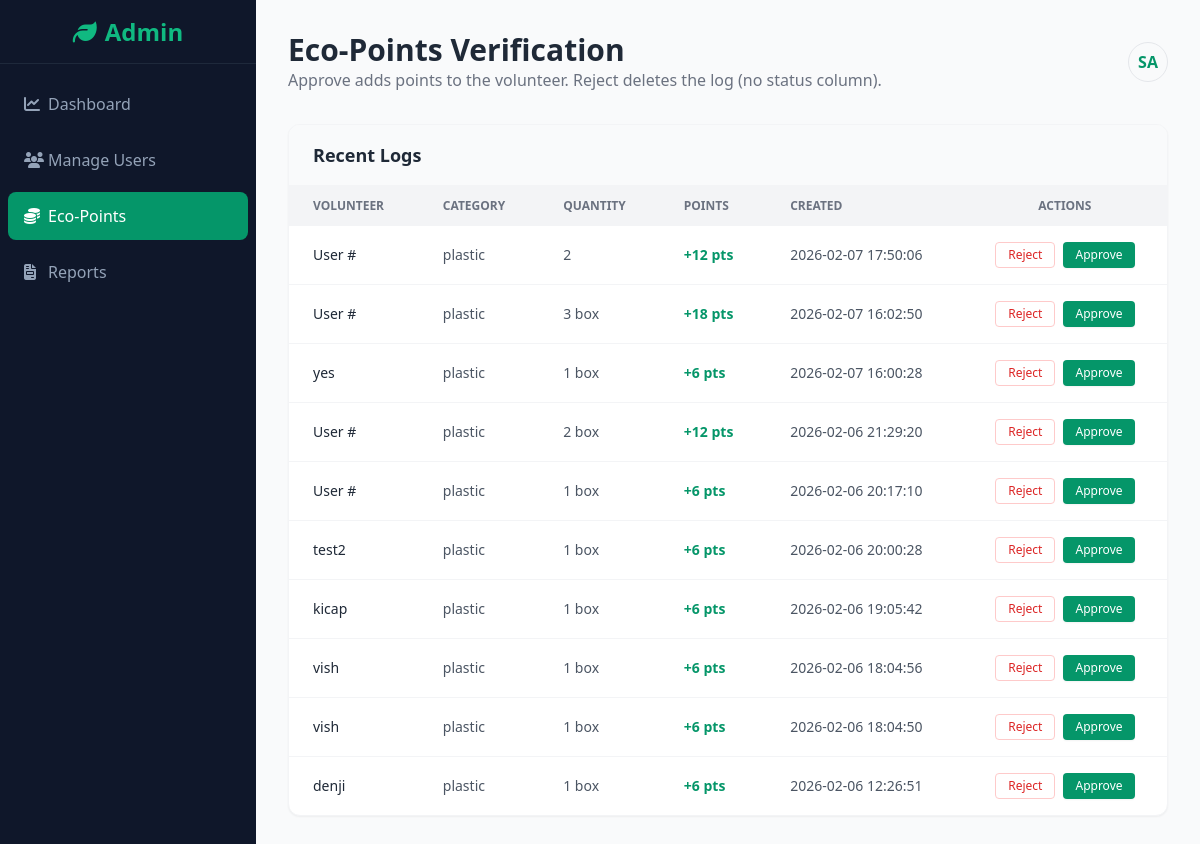
The page /adminecopoints.php (signed in) on the database its author committed.
### tables this page shows
CREATE TABLE `recycling_logs` (
  `id` int(11) NOT NULL,
  `volunteer_id` int(11) DEFAULT NULL,
  `student_id` int(11) DEFAULT NULL,
  `category` varchar(30) NOT NULL,
  `quantity` varchar(60) NOT NULL,
  `points` int(11) NOT NULL DEFAULT 0,
  `proof_path` varchar(255) DEFAULT NULL,
  `created_at` timestamp NOT NULL DEFAULT current_timestamp()
);

CREATE TABLE `users` (
  `id` int(11) NOT NULL,
  `name` varchar(100) NOT NULL,
  `email` varchar(150) NOT NULL,
  `password_hash` varchar(255) NOT NULL,
  `role` enum('student','volunteer','organiser','organizer','admin') NOT NULL,
  `points` int(11) NOT NULL DEFAULT 0,
  `created_at` timestamp NOT NULL DEFAULT current_timestamp()
);

### adminecopoints.php (the view, shortened to what this page needs)
<?php
require_once __DIR__ . "/includes/db.php";
$stmt = $pdo->query("
    SELECT rl.*, u.name AS volunteer_name
    FROM recycling_logs rl
    LEFT JOIN users u ON u.id = rl.volunteer_id
    ORDER BY rl.created_at DESC
    LIMIT 30
");
$rows = $stmt->fetchAll(PDO::FETCH_ASSOC);
?>
<!DOCTYPE html>
<html lang="en">
<head>
    <script src="https://cdn.tailwindcss.com"></script>
    <link rel="stylesheet" href="https://cdnjs.cloudflare.com/ajax/libs/font-awesome/6.4.0/css/all.min.css">
</head>
<body class="bg-gray-50 text-gray-800 font-sans">
<div class="flex h-screen overflow-hidden">
    <aside class="w-64 bg-slate-900 text-white flex flex-col fixed h-full transition-all duration-300">
        <div class="h-16 flex items-center justify-center border-b border-slate-800">
            <h1 class="text-2xl font-bold text-brand-500"><i class="fa-solid fa-leaf mr-2"></i>Admin</h1>
        </div>
        <nav class="flex-1 px-2 py-4 space-y-2">
            <a href="admindashboard.php" class="flex items-center px-4 py-3 text-slate-400 hover:bg-slate-800 hover:text-white rounded-lg transition-colors">
                <i class="fa-solid fa-chart-line w-6"></i> <span class="font-medium">Dashboard</span>
            </a>
            <a href="users.php" class="flex items-center px-4 py-3 text-slate-400 hover:bg-slate-800 hover:text-white rounded-lg transition-colors">
                <i class="fa-solid fa-users w-6"></i> <span class="font-medium">Manage Users</span>
            </a>
            <a href="adminecopoints.php" class="flex items-center px-4 py-3 bg-brand-600 text-white rounded-lg transition-colors">
                <i class="fa-solid fa-coins w-6"></i> <span class="font-medium">Eco-Points</span>
            </a>
            <a href="adminreports.php" class="flex items-center px-4 py-3 text-slate-400 hover:bg-slate-800 hover:text-white rounded-lg transition-colors">
                <i class="fa-solid fa-file-invoice w-6"></i> <span class="font-medium">Reports</span>
            </a>
        </nav>
    </aside>
    <main class="flex-1 ml-64 p-8 overflow-y-auto">
        <header class="flex justify-between items-center mb-8">
            <div>
                <h2 class="text-3xl font-bold text-gray-800">Eco-Points Verification</h2>
                <p class="text-gray-500">Approve adds points to the volunteer. Reject deletes the log (no status column).</p>
            </div>
            <div class="flex items-center gap-3">
                <div class="h-10 w-10 rounded-full bg-brand-100 flex items-center justify-center text-brand-600 font-bold border border-brand-200">SA</div>
            </div>
        </header>
        <div class="bg-white rounded-xl shadow-sm border border-gray-100 overflow-hidden">
            <div class="px-6 py-4 border-b border-gray-100 flex justify-between items-center bg-gray-50">
                <h3 class="font-bold text-gray-800 text-lg">Recent Logs</h3>
            </div>
            <div class="overflow-x-auto">
                <table class="w-full text-left text-sm text-gray-600">
                    <thead class="bg-gray-100 text-xs uppercase font-semibold text-gray-500">
                    <tr>
                        <th class="px-6 py-3">Volunteer</th>
                        <th class="px-6 py-3">Category</th>
                        <th class="px-6 py-3">Quantity</th>
                        <th class="px-6 py-3">Points</th>
                        <th class="px-6 py-3">Created</th>
                        <th class="px-6 py-3 text-center">Actions</th>
                    </tr>
                    </thead>
                    <tbody class="divide-y divide-gray-100">
                    <?php if (!empty($rows)): ?>
                        <?php foreach ($rows as $row): ?>
                            <tr class="hover:bg-gray-50 transition-colors">
                                <td class="px-6 py-4 font-medium text-gray-800">
                                    <?= htmlspecialchars($row["volunteer_name"] ?? ("User #".$row["volunteer_id"])) ?>
                                </td>
                                <td class="px-6 py-4"><?= htmlspecialchars($row["category"] ?? "") ?></td>
                                <td class="px-6 py-4"><?= htmlspecialchars($row["quantity"] ?? "") ?></td>
                                <td class="px-6 py-4 font-bold text-brand-600">+<?= htmlspecialchars($row["points"] ?? 0) ?> pts</td>
                                <td class="px-6 py-4"><?= htmlspecialchars($row["created_at"] ?? "") ?></td>
                                <td class="px-6 py-4 text-center">
                                    <form method="POST" class="inline-flex gap-2">
                                        <button type="submit" name="action" value="reject"
                                                onclick="return confirm('Reject = delete this log. Continue?');"
                                                class="px-3 py-1 bg-white border border-red-200 text-red-600 rounded hover:bg-red-50 transition-colors text-xs font-medium">
                                            Reject
                                        </button>
                                        <button type="submit" name="action" value="approve"
                                                class="px-3 py-1 bg-brand-600 text-white rounded hover:bg-brand-700 transition-colors text-xs font-medium shadow-sm">
                                            Approve
                                        </button>
                                    </form>
                                </td>
                            </tr>
                        <?php endforeach; ?>
                    <?php endif; ?>
                    </tbody>
                </table>
            </div>
        </div>
    </main>
</div>
</body>
</html>

### rows shown on the page
recycling_logs: volunteer_name "User #", category "plastic", quantity "2", points "12", created_at "2026-02-07 17:50:06"
recycling_logs: volunteer_name "User #", category "plastic", quantity "3 box", points "18", created_at "2026-02-07 16:02:50"
recycling_logs: volunteer.name "yes", category "plastic", quantity "1 box", points "6", created_at "2026-02-07 16:00:28"
recycling_logs: volunteer_name "User #", category "plastic", quantity "2 box", points "12", created_at "2026-02-06 21:29:20"
recycling_logs: volunteer_name "User #", category "plastic", quantity "1 box", points "6", created_at "2026-02-06 20:17:10"
recycling_logs: volunteer.name "test2", category "plastic", quantity "1 box", points "6", created_at "2026-02-06 20:00:28"
recycling_logs: volunteer.name "kicap", category "plastic", quantity "1 box", points "6", created_at "2026-02-06 19:05:42"
recycling_logs: volunteer.name "vish", category "plastic", quantity "1 box", points "6", created_at "2026-02-06 18:04:56"
recycling_logs: volunteer.name "vish", category "plastic", quantity "1 box", points "6", created_at "2026-02-06 18:04:50"
recycling_logs: volunteer.name "denji", category "plastic", quantity "1 box", points "6", created_at "2026-02-06 12:26:51"
